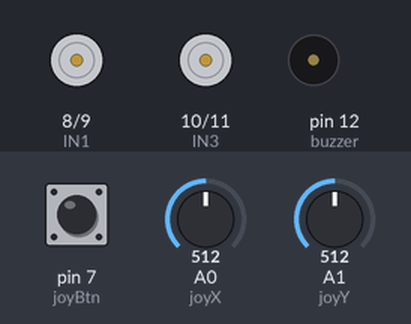
This sketch was run on a simulated Arduino Uno, built with avr-gcc and run on an emulated ATmega328P. Parts: motor-driver pin pairs drawn as motors (green arrow = first pin HIGH = forward, orange = second pin HIGH = backward, longer = more drive, scaled by the enable pin), buzzer (waves = sounding, pin HIGH). Inputs (shaded band) come from the test bench; at power-on: A0 (joyX) = 512, A1 (joyY) = 512, pin 7 (joyBtn) HIGH.

Above: at 1.2 s.
1.3 s: A0 (joyX) set to 591
2.8 s: A0 (joyX) set to 618
At 3.2 s:
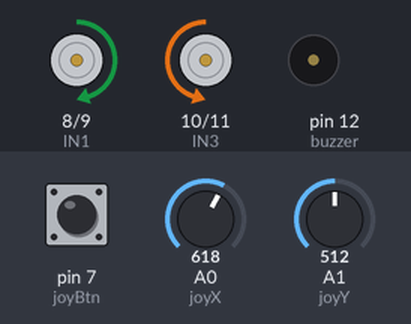
4.3 s: A1 (joyY) set to 583
5.8 s: A1 (joyY) set to 618
At 6.7 s:
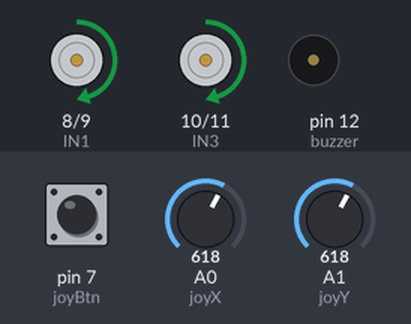
7.3 s: pin 7 (joyBtn) pulled LOW for 0.15 s
At 7.37 s:
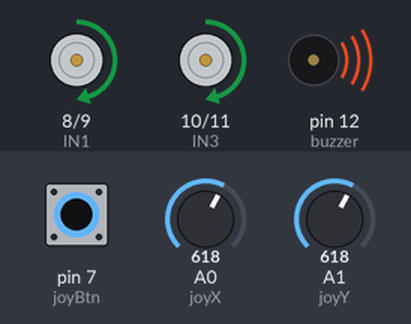
8.9 s: A1 (joyY) set to 390
At 10.3 s:
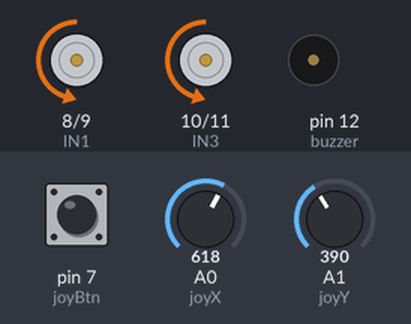
Timing chart, 0 to 11.4 s (numbered marks = the images above; inputs shaded):
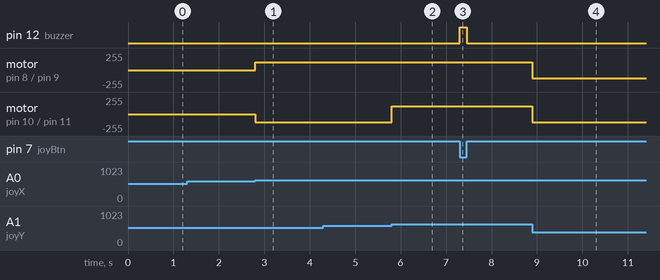

Measured:
- the behaviour switches between 600 and 601 on A0 (joyX) (found by bisection; images 0 and 1)
- the behaviour switches between 600 and 601 on A1 (joyY) (found by bisection; images 1 and 2)
- after the input at 1.3 s, every drawn part: stays the same
- after the input at 2.8 s, motor on pin 8 (IN1) / pin 9 (IN2): stopped → forward 120/255 at once; motor on pin 10 (IN3) / pin 11 (IN4): stopped → backward 120/255 at once
- after the input at 4.3 s, every drawn part: stays the same
- after the input at 5.8 s, motor on pin 10 (IN3) / pin 11 (IN4): backward 120/255 → forward 120/255 at once
- after the input at 7.3 s, pin 12 (buzzer): LOW → HIGH at once, → LOW 0.15 s later
- after the input at 8.9 s, motor on pin 8 (IN1) / pin 9 (IN2), motor on pin 10 (IN3) / pin 11 (IN4): forward 120/255 → backward 120/255 at once

The sketch:

Wired_Joystick_Control_Car.ino
```cpp
// (licence header left out)
// Joystick Pins
#define joyX A0     // X-axis (Left/Right)
#define joyY A1     // Y-axis (Forward/Backward)
#define joyBtn 7    // Joystick button (pressed = LOW)

// Motor Driver Pins (L298N)
#define IN1 8
#define IN2 9
#define IN3 10
#define IN4 11
#define ENA 5       // Left motor speed (PWM)
#define ENB 6       // Right motor speed (PWM)

// Buzzer Pin
#define buzzer 12

// Setup Function
void setup() {

  // Joystick button uses internal pull-up
  pinMode(joyBtn, INPUT_PULLUP);

  // Motor control pins
  pinMode(IN1, OUTPUT);
  pinMode(IN2, OUTPUT);
  pinMode(IN3, OUTPUT);
  pinMode(IN4, OUTPUT);
  pinMode(ENA, OUTPUT);
  pinMode(ENB, OUTPUT);

  // Buzzer output
  pinMode(buzzer, OUTPUT);
}

// Main Loop
void loop() {

  // Read joystick analog values
  int xVal = analogRead(joyX);
  int yVal = analogRead(joyY);

  int speedVal = 120;   // Motor speed (0–255)

  // Joystick Button → Control Buzzer
  if (digitalRead(joyBtn) == LOW) {
    digitalWrite(buzzer, HIGH);  // Buzzer ON
  } else {
    digitalWrite(buzzer, LOW);   // Buzzer OFF
  }

  // Set motor speed
  analogWrite(ENA, speedVal);
  analogWrite(ENB, speedVal);

  // Direction Control Logic

  // Forward
  if (yVal > 600) {
    moveForward();
  }
  // Backward
  else if (yVal < 400) {
    moveBackward();
  }
  // Right
  else if (xVal > 600) {
    turnRight();
  }
  // Left
  else if (xVal < 400) {
    turnLeft();
  }
  // Neutral → Stop
  else {
    stopCar();
  }
}

// Motor Control Functions

// Move car forward
void moveForward() {
  digitalWrite(IN1, HIGH);
  digitalWrite(IN2, LOW);
  digitalWrite(IN3, HIGH);
  digitalWrite(IN4, LOW);
}

// Move car backward
void moveBackward() {
  digitalWrite(IN1, LOW);
  digitalWrite(IN2, HIGH);
  digitalWrite(IN3, LOW);
  digitalWrite(IN4, HIGH);
}

// Turn car right
void turnRight() {
  digitalWrite(IN1, HIGH);
  digitalWrite(IN2, LOW);
  digitalWrite(IN3, LOW);
  digitalWrite(IN4, HIGH);
}

// Turn car left
void turnLeft() {
  digitalWrite(IN1, LOW);
  digitalWrite(IN2, HIGH);
  digitalWrite(IN3, HIGH);
  digitalWrite(IN4, LOW);
}

// Stop car
void stopCar() {
  digitalWrite(IN1, LOW);
  digitalWrite(IN2, LOW);
  digitalWrite(IN3, LOW);
  digitalWrite(IN4, LOW);
}
```
